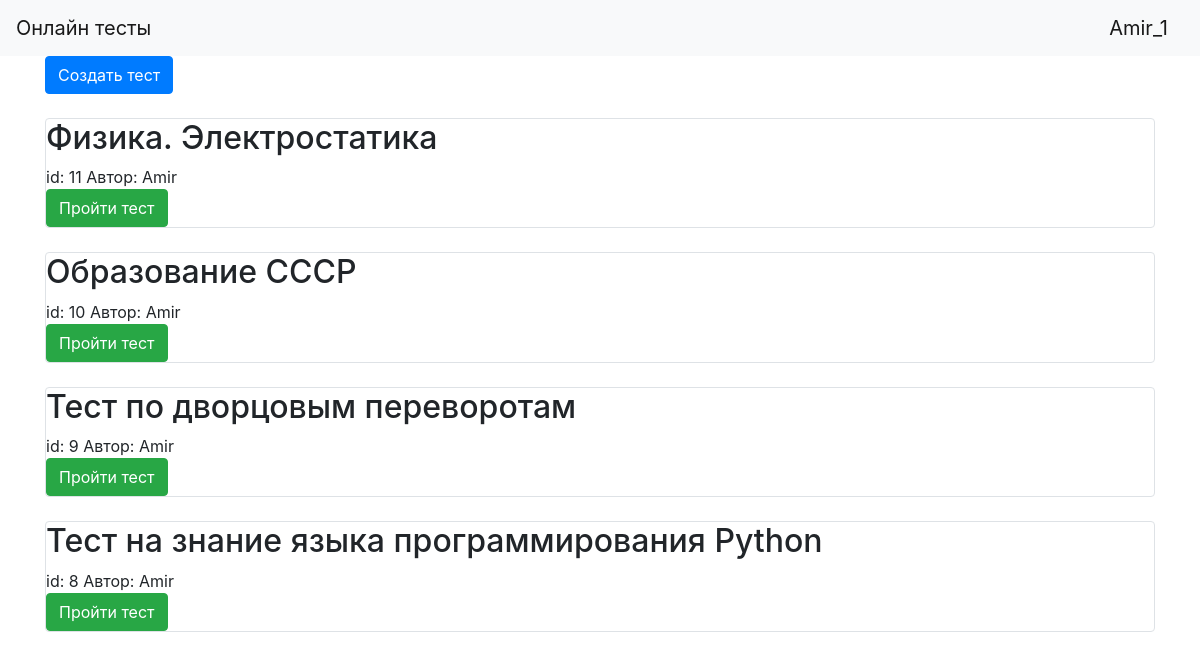
The page / (signed in) on the database its author committed.
### tables this page shows
CREATE TABLE users (id INTEGER NOT NULL UNIQUE PRIMARY KEY AUTOINCREMENT, name STRING NOT NULL, email STRING NOT NULL, password STRING NOT NULL, about TEXT, created_date STRING NOT NULL);

CREATE TABLE tests (id INTEGER UNIQUE PRIMARY KEY AUTOINCREMENT NOT NULL, title STRING NOT NULL, user_id INTEGER NOT NULL REFERENCES users (id));

### main.py (the view)
@app.route('/')
def index():
    tests = db_functions.select_all_tests()
    for i in range(len(tests)):
        test = tests[i]
        tests[i] = Test(test[TEST_TITLE], test[USER_ID])
    tests = tests[::-1]
    return render_template('index.html', title='Онлайн тесты',
                           current_user=current_user, tests=tests)

### data/db_functions.py (called while the page is built)
def get_user_id(name, email):
    query = f"""SELECT {ID} FROM {USERS}
                WHERE {NAME} = '{name}' AND {EMAIL} = '{email}'"""
    user_id = cur.execute(query).fetchall()
    if user_id:
        return user_id[0][0]
    return None

def select_user(id):
    query = f"""SELECT * FROM {USERS} WHERE {ID} = {id}"""
    result = cur.execute(query).fetchone()
    user_info = {ID: result[0], NAME: result[1], EMAIL: result[2],
                 PASSWORD: result[3], ABOUT: result[4], CREATED_DATE: result[5]}
    return user_info

def get_test_id(title, user_id):
    query = f"""SELECT {ID} FROM {TESTS}
                WHERE {TEST_TITLE} = '{title}' AND {USER_ID} = '{user_id}'"""
    test_id = cur.execute(query).fetchall()
    if test_id:
        return test_id[0][0]
    return None

def select_all_tests():
    query = f"""SELECT * FROM {TESTS}"""
    tests = cur.execute(query).fetchall()
    result = []
    for test in tests:
        result.append({ID: test[0], TEST_TITLE: test[1], USER_ID: test[2]})
    return result

### data/test.py (called while the page is built)
    def get_id(self):
        return db_functions.get_test_id(self.title, self.user_id)

    def get_user_name(self):
        return db_functions.select_user(self.user_id)[NAME]

### data/user.py (called while the page is built)
    def set_password(self, password):
        self.hashed_password = generate_password_hash(password)

### main.py (called while the page is built)
@login_manager.user_loader
def load_user(user_id):
    user_info = db_functions.select_user(user_id)
    return User(user_info[NAME], user_info[EMAIL], user_info[PASSWORD], user_info[ABOUT])

### templates/index.html (shortened to what this page needs)
{% extends "base.html" %}
{% block content %}
<div>
    {% if current_user.is_authenticated %}
        <a class="btn btn-primary" href="/add_test">Создать тест</a>
    {% endif %}
</div><br>
{% for test in tests %}
    <div class="col-md6 border rounded">
        <h2>{{ test.title }}</h2>
        <div>
            id: {{ test.id }}
            Автор: {{ test.user_name }}
        </div>
        {% if current_user.is_authenticated %}
            <a class="btn btn-success" href="/pass_test/{{ test.id }}">
                Пройти тест
            </a>
        {% endif %}
    </div><br>
{% endfor %}
{% endblock %}

### templates/base.html (shortened to what this page needs)
<!DOCTYPE html>
<html lang="ru">
<head>
    <link rel="stylesheet"
          href="https://stackpath.bootstrapcdn.com/bootstrap/4.4.1/css/bootstrap.min.css"
>
</head>
<body>
<header>
    <nav class="navbar navbar-light bg-light">
        <a class="navbar-brand" href="/">Онлайн тесты</a>
        {% if current_user.is_authenticated %}
            <a class="navbar-brand" href="/logout">{{ current_user.name }}</a>
        {% else %}
            <p>
                <a class="btn btn-primary" href="/register">Зарегистрироваться</a>
                <a class="btn btn-success" href="/login">Войти</a>
            </p>
        {% endif %}
    </nav>
</header>
<main role="main" class="container">
    {% block content %} {% endblock %}
</main>
</body>
</html>

### rows shown on the page
users: name "Amir_1"
tests: title "Физика. Электростатика"
users: user_name "Amir" "Amir" "Amir" "Amir"
tests: title "Образование СССР"
tests: title "Тест по дворцовым переворотам"
tests: title "Тест на знание языка программирования Python"

### other values the page prints
{{ test.id }} "11" "10" "9" "8"
